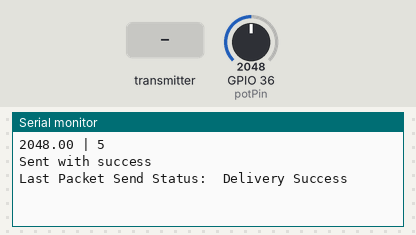
The sketch below on a simulated ESP32. Shown: the last lines printed to the serial monitor. The test bench sets the inputs (shaded band); at power-on: GPIO 36 (potPin) = 2048. A WiFi scan finds three made-up networks.

Above: at 4.2 s.
4.3 s: the transmitter starts sending id = 0
5.8 s: GPIO 36 (potPin) set to 2866
At 6.11 s:
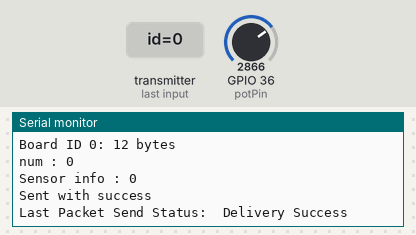
7.3 s: the transmitter starts sending num = 1024
8.8 s: the transmitter starts sending sensorinfo = 1024
10.3 s: GPIO 36 (potPin) set to 4095
At 16.11 s:
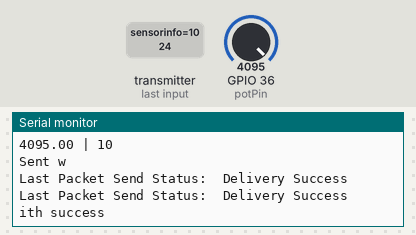
17.2 s: the transmitter starts sending id = 1
Timing chart, 0 to 19.7 s (numbered marks = the images above; inputs shaded):
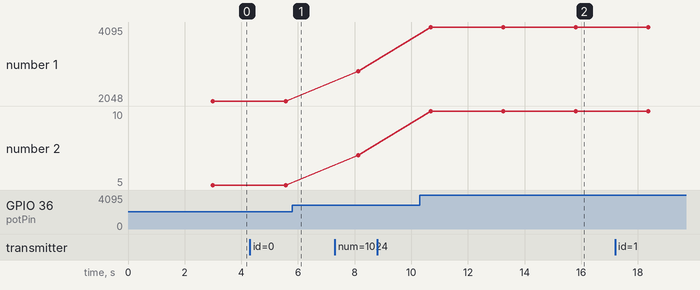

The sketch:

ESP32_2_INITIAL.c.ino
```cpp
//CODE 2

//CODE TO BE DEPLOYED IN YELLOW ESP32.
//ESP32 SENDER ESP32 RECEIVER
//MAC ADDRESS 08:3a:f2:a9:73:b8

#include <esp_now.h>
#include <WiFi.h>
#include <esp_wifi.h>

uint8_t broadcastAddress[] = {0x30, 0x83, 0x98, 0x00, 0x46, 0x20};  //EC:94:CB:6F:74:6C
//RECEIVER IS BLACK ESP32
//uint8_t received

typedef struct struct_message {
    int id; // must be unique for each sender board
    int num;   // serial number allows us to track the packet
    int sensorinfo;   //sensor data
    //time
} struct_message;

struct_message myData1;
struct_message myData2;
struct_message board4;

struct_message boardsStruct[1] = {board4};
const int potPin=A0;
float ph;
float Value=0;

esp_now_peer_info_t peerInfo;

constexpr char WIFI_SSID[] = "Esp_wifi";

int32_t getWiFiChannel(const char *ssid) {
  if (int32_t n = WiFi.scanNetworks()) {
      for (uint8_t i=0; i<n; i++) {
          if (!strcmp(ssid, WiFi.SSID(i).c_str())) {
              return WiFi.channel(i);
          }
      }
  }
  return 0;
}

//Callback when data is sent
void OnDataSent(const uint8_t *mac_addr, esp_now_send_status_t status) {
  Serial.print("\r\nLast Packet Send Status:\t");
  Serial.println(status == ESP_NOW_SEND_SUCCESS ? "Delivery Success" : "Delivery Fail");
}

int j=1;

void OnDataRecv(const uint8_t * mac_addr, const uint8_t *incomingData, int len) {
  char macStr[18];
  Serial.print("Packet received from: ");
  snprintf(macStr, sizeof(macStr), "%02x:%02x:%02x:%02x:%02x:%02x",
           mac_addr[0], mac_addr[1], mac_addr[2], mac_addr[3], mac_addr[4], mac_addr[5]);
  Serial.println(macStr);
  memcpy(&myData2, incomingData, sizeof(myData2));
  Serial.printf("Board ID %u: %u bytes\n", myData2.id, len);
  // Update the structures with the new incoming data
  boardsStruct[0].num = myData2.num;
  boardsStruct[0].sensorinfo = myData2.sensorinfo;
  boardsStruct[0].id= myData2.id;
  Serial.printf("num : %d \n", boardsStruct[0].num);
  Serial.printf("Sensor info : %d \n", boardsStruct[0].sensorinfo);
  Serial.println();

  esp_err_t result = esp_now_send(broadcastAddress, (uint8_t *) &boardsStruct[0], sizeof(boardsStruct[0]));

  if (result == ESP_OK) {
    Serial.println("Sent with success");
  }
  else {
    Serial.println("Error sending the data");
  }
}


void setup() {
  Serial.begin(115200);
  WiFi.mode(WIFI_STA);

  //ESP_NOW initializing
  if (esp_now_init() != ESP_OK) {
    Serial.println("Error initializing ESP-NOW");
    return;
  }

  int32_t channel = getWiFiChannel(WIFI_SSID);
  pinMode(potPin,INPUT);
  delay(1000);
  // Once ESPNow is successfully Init, we will register for Send CB to get the status of Trasnmitted packet
  esp_now_register_send_cb(OnDataSent);
  //esp_now_set_self_role(ESP_NOW_ROLE_CONTROLLER);

  WiFi.printDiag(Serial); // Uncomment to verify channel number before
  esp_wifi_set_promiscuous(true);
  esp_wifi_set_channel(channel, WIFI_SECOND_CHAN_NONE);
  esp_wifi_set_promiscuous(false);
  WiFi.printDiag(Serial); // Uncomment to verify channel change after


  // Register peer
  memcpy(peerInfo.peer_addr, broadcastAddress, 6);
  peerInfo.encrypt = false;

  // Add peer
  if (esp_now_add_peer(&peerInfo) != ESP_OK){
    Serial.println("Failed to add peer");
    return;
  }
  esp_now_register_recv_cb(OnDataRecv);
}
int i=1;
void loop() {
  int board4X = boardsStruct[0].num;
  int board4Y = boardsStruct[0].sensorinfo;
  // Set values to send
  Value= analogRead(potPin);
  Serial.print(Value);
  Serial.print(" | ");
  float voltage=Value*(3.3/4095.0);
  ph=(3.3*voltage);
  myData1.id = 2;
  myData1.num = i++;
  myData1.sensorinfo = ph;
//  myData1.sensorinfo = 20;
  Serial.println(myData1.sensorinfo);
  // Send message via ESP-NOW
  esp_err_t result = esp_now_send(broadcastAddress, (uint8_t *) &myData1, sizeof(myData1));

  if (result == ESP_OK) {
    Serial.println("Sent with success");
  }
  else {
    Serial.println("Error sending the data");
  }
  delay(2560);
}
```

Measured:
- after the input at 10.3 s, the serial monitor: prints a new line after 0.38 s (image 2)
- plotted number 1: 2866 → 4095 after the input at 10.3 s
- plotted number 2: 7 → 10 after the input at 10.3 s
